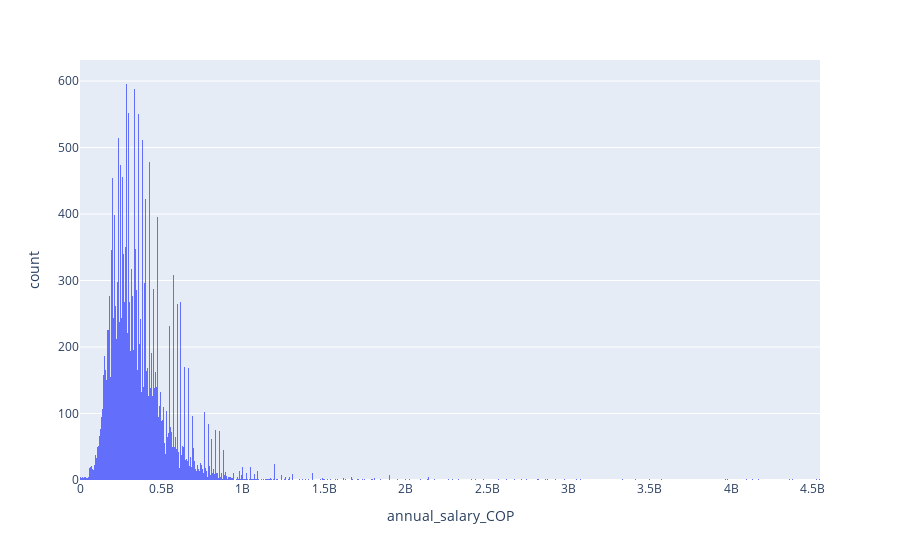

The notebook cell this image was saved under:
### Code cell
import plotly.express as px
fig = px.histogram(df, x="annual_salary_COP", nbins=1000)
fig.show()

### Figure 1 — Plotly figure (JSON) as saved in the notebook; plotly's stock layout.template omitted (floating-point values rounded to 4 significant figures; data arrays with more than 128 entries replaced by an {"elided": "..."} marker saying what was removed)
{"data": [{"alignmentgroup": "True", "bingroup": "x", "hovertemplate": "annual_salary_COP=%{x}<br>count=%{y}<extra></extra>", "legendgroup": "", "marker": {"color": "#636efa", "pattern": {"shape": ""}}, "name": "", "nbinsx": 1000, "offsetgroup": "", "orientation": "v", "showlegend": false, "type": "histogram", "x": {"elided": "25355 float values"}, "xaxis": "x", "yaxis": "y"}], "layout": {"barmode": "relative", "legend": {"tracegroupgap": 0}, "margin": {"t": 60}, "xaxis": {"anchor": "y", "domain": [0, 1], "title": {"text": "annual_salary_COP"}}, "yaxis": {"anchor": "x", "domain": [0, 1], "title": {"text": "count"}}}}
